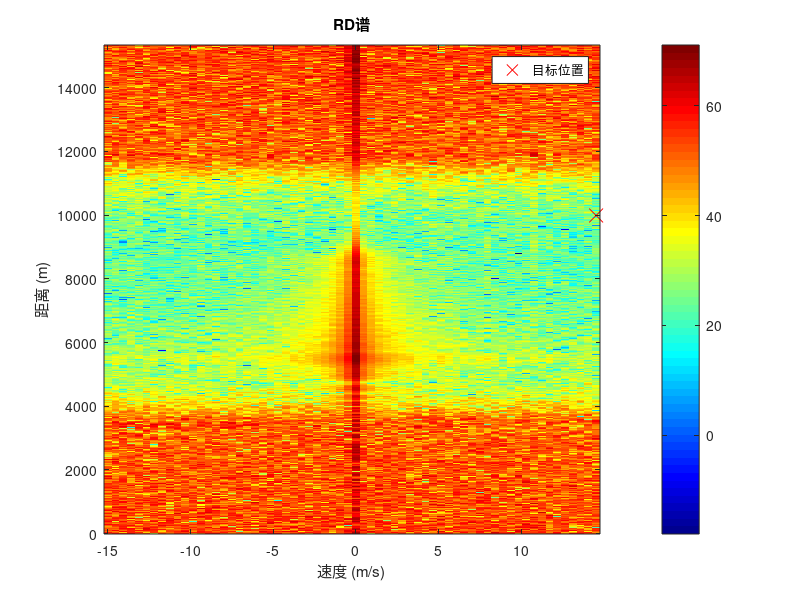
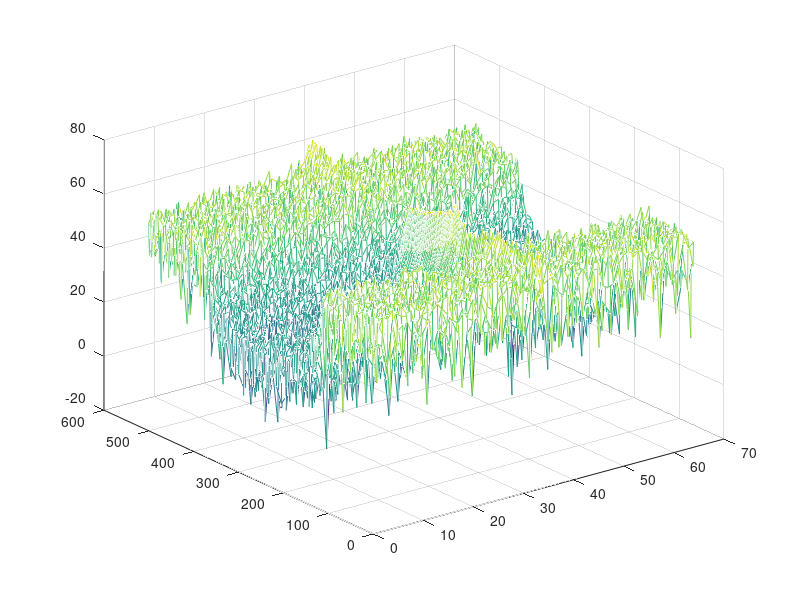

The MATLAB source for these figures, in order:
clear; clc;
c = 3e8;                     % 光速 (m/s)
fc = 10e9;                   % 载频 (Hz)
B = 5e6;                     % 带宽 (Hz)
T_pulse = 50e-6;             % 脉冲宽度 (s)
PRF = 2000;                  % 脉冲重复频率 (Hz)
fs = 2 * B;                  % 采样率 (Hz)
N_pulse = 64;                % 脉冲数
R0 = 10e3;                   % 目标初始距离 (m)
v = 150;                     % 目标速度 (m/s)，靠近为正

% 生成LFM脉冲
t_chirp = -T_pulse/2 : 1/fs : T_pulse/2-1/fs;
k = B / T_pulse;             % 调频斜率
s_tx = exp(1j * pi * k * t_chirp.^2) .* exp(1j * 2 * pi * fc * t_chirp);
% 生成脉冲序列
t_axis = (0 : N_pulse-1) / PRF;          % 慢时间轴 (脉冲间时间)
range_history = R0 - v * t_axis;          % 目标距离变化

s_rx = zeros(length(t_chirp), N_pulse);   % 接收信号矩阵（快时间×慢时间）
for n = 1:N_pulse
    tau = 2 * range_history(n) / c;       % 当前脉冲时延
    t_delayed = t_chirp - tau;
    s_rx(:, n) = exp(1j * pi * k * t_delayed.^2) .* exp(1j * 2 * pi * fc * t_delayed);
    s_rx(:, n) = awgn(s_rx(:, n), 20, 'measured'); % 添加噪声
end
% 匹配滤波器
h_mf = conj(fliplr(s_tx));                % 时域匹配滤波器
s_pc = zeros(size(s_rx));
for n = 1:N_pulse
    s_pc(:, n) = conv(s_rx(:, n), h_mf, 'same'); % 逐脉冲压缩
end
% 距离维FFT（可选，提高分辨率）
N_range = 2^nextpow2(size(s_pc, 1));
range_fft = fft(s_pc, N_range, 1);

% 多普勒维FFT
N_doppler = 2^nextpow2(size(s_pc, 2));
rd_spectrum = fftshift(fft(range_fft, N_doppler, 2), 2);

% 计算坐标轴
range_bin = (0:N_range-1) * (c / (2 * B));          % 距离轴 (m)
doppler_bin = (-N_doppler/2 : N_doppler/2-1) * (PRF / N_doppler); % 多普勒轴 (Hz)
velocity_bin = doppler_bin * (c / (2 * fc));        % 速度轴 (m/s)
figure;
imagesc(velocity_bin, range_bin, 20*log10(abs(rd_spectrum)));
xlabel('速度 (m/s)'), ylabel('距离 (m)'), title('RD谱');
colorbar, colormap('jet'), axis xy;

% 标记目标位置
[~, idx_range] = min(abs(range_bin - R0));
[~, idx_doppler] = min(abs(doppler_bin - (2*v*fc/c)));
hold on;
plot(velocity_bin(idx_doppler), range_bin(idx_range), 'rx', 'MarkerSize', 10);
legend('目标位置');
figure;
mesh(20*log10(abs(rd_spectrum)))
